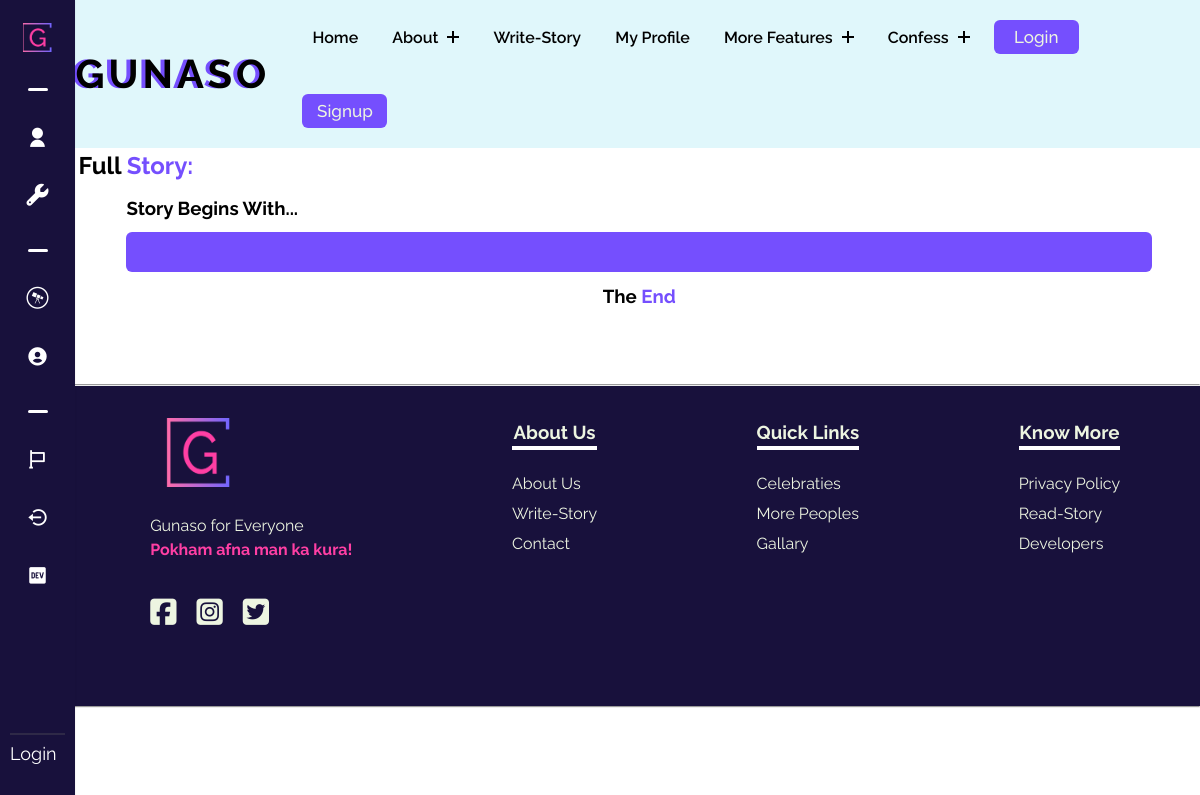
The app's page /read-story/story-2, older data.
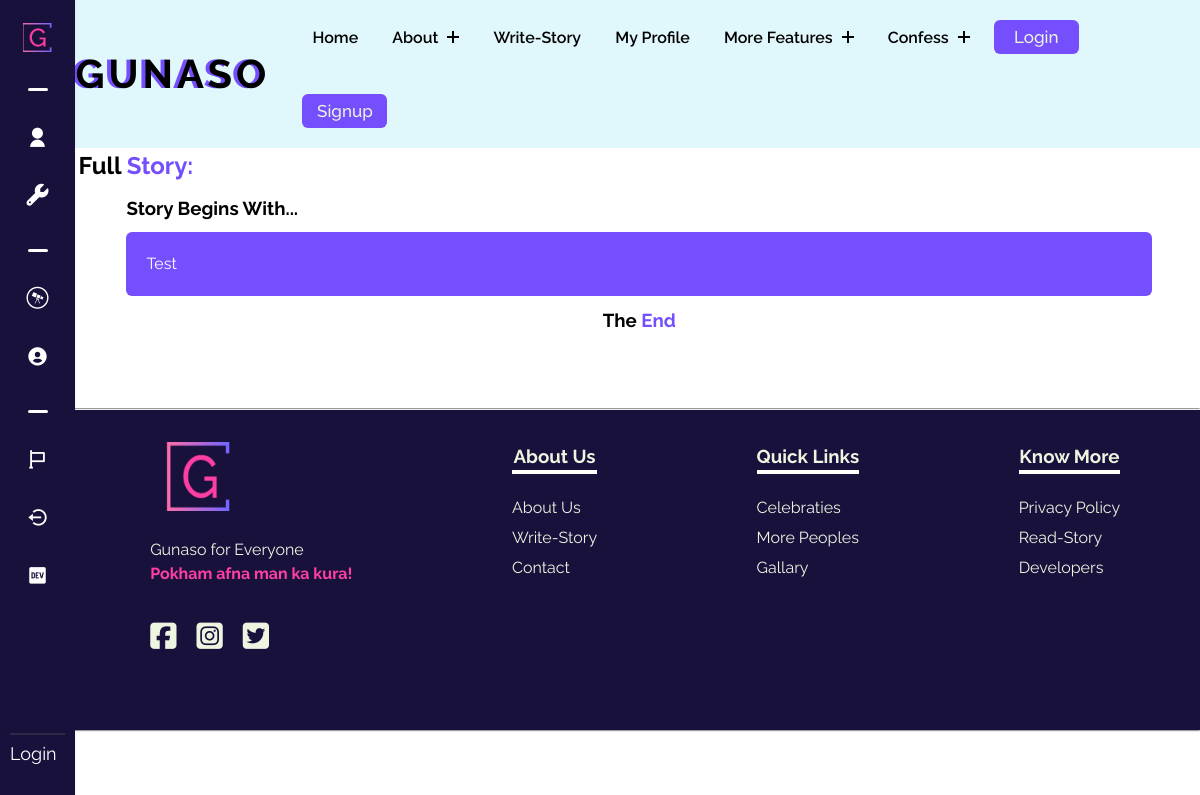
The same page, newer data.
### gunasoApp/models.py (models this page shows, shortened)
class Story(models.Model):
    sno = models.AutoField(primary_key=True)
    user = models.ForeignKey(User, on_delete=models.CASCADE)
    slug = models.SlugField(max_length=255, unique=True, blank=True)
    storySubject = models.CharField(max_length = 255, blank=True)
    storyType = models.CharField(max_length = 50, blank=True)
    storyContent = models.TextField(blank=True)

### gunasoApp/views.py (the view)
# urls.py: path('read-story/<str:slug>',views.storyview, name='storyview'),
def storyview(request, slug):
    fullstory  = Story.objects.filter(slug=slug).first()
    context = {"fullstory": fullstory}
    return render(request, 'storyview.html', context)

### templates/storyview.html (shortened to what this page needs)
{% extends 'base.html' %}
{% load static %}
    {% block base_style%}
    {{ block.super }}
    <link rel="stylesheet" href="{% static 'styles/storyview.css' %}">
    {% endblock base_style%}
    {% block content %}
    <div class="storyviewmain">
        <h2>Full <span>Story:</span></h2>
        <div class="flexcontain">
            <h3>Story Begins With...</h3>
            <p>
                {{fullstory.storyContent}}
            </p>
            <center><h3>The <span>End</span></h3></center>
        </div>
    </div>
    {% endblock %}

Row changes from the older to the newer data that the page shows:
added Story: storyContent "Test"
